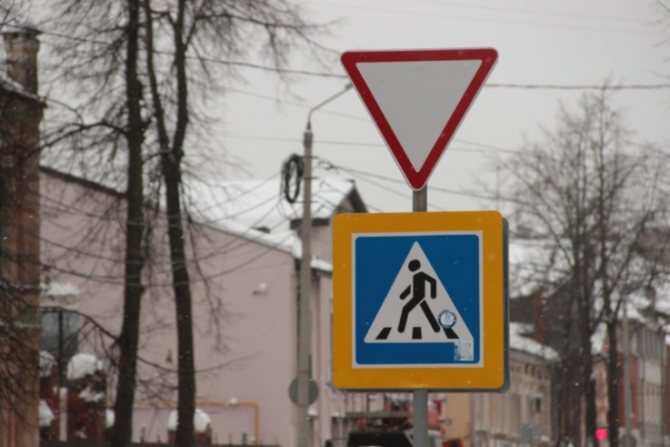
#> input picture images/images/sign2.png, 670 x 447 px
$ python main_image.py
#> lines starting #> are read from the running program, lines starting #| are printed output that depends on the picture; after the words box and inside, x2 and y2 are one past the last pixel; in counts of white or black regions, pixels touching at a corner belong together
import cv2 as cv


img = 'images/images/sign2.png'
try:
    while True:
        image = cv.imread(img)
#> image is the input picture: shape (447, 670, 3); mean B, G, R 122.2, 127.5, 135.9
        spisok = []

        frame_hsv = cv.cvtColor(image, cv.COLOR_BGR2HSV)
#> frame_hsv: shape (447, 670, 3); mean H, S, V 30.2, 44.5, 139.2

        frame_mask = cv.inRange(frame_hsv, (0, 162, 67), (255, 255, 255))
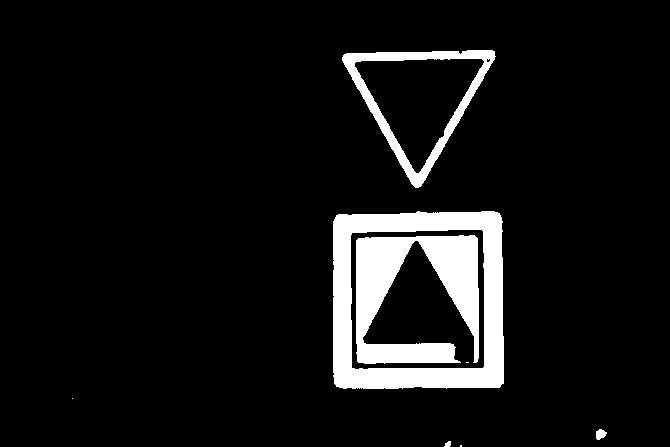
#> frame_mask: shape (447, 670); 8.2% white; 8 white regions (3 under 20 px), largest, box (x1, y1, x2, y2) and area: (333, 211, 504, 389) 11667, (356, 235, 479, 364) 8956, (342, 50, 496, 188) 3703, (596, 429, 607, 440) 85, (444, 441, 451, 447) 31

        frame_dilate = cv.dilate(frame_mask, None, iterations=2)
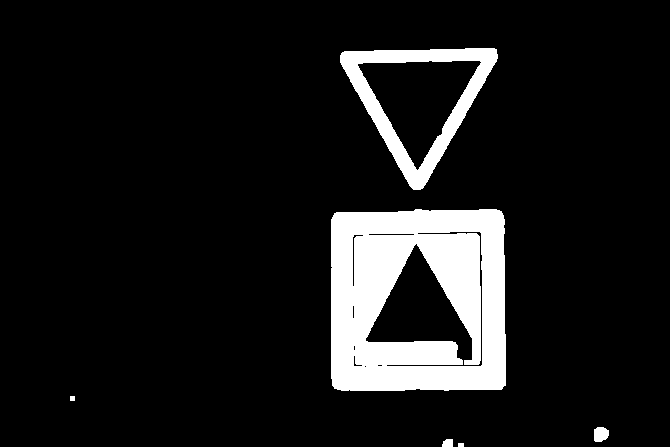
#> frame_dilate: shape (447, 670); 10.5% white; 6 white regions

        contours, hierarchy = cv.findContours(frame_dilate.copy(), cv.RETR_EXTERNAL, cv.CHAIN_APPROX_SIMPLE)
#> contours = 6 contours, 2 with area under 20; largest, box (x1, y1, x2, y2) and area: (331, 209, 506, 391) 30874, (340, 48, 498, 190) 12412, (594, 427, 609, 442) 166, (442, 439, 453, 447) 62
        sort = spisok
        for i in contours:
            area = cv.contourArea(i)

            if 400 < area < 100000:  # можно регулировать дальность
                sort.append(i)
#> this loop made 6 passes
#> area on passes 2, 3, 5, 6: 61.5, 165.5, 30874, 12411.5
#> after the loop, sort = 2 contours; box (x1, y1, x2, y2) and area: (331, 209, 506, 391) 30874, (340, 48, 498, 190) 12412

        cv.drawContours(image, sort, -1, (0, 23, 44), 2)
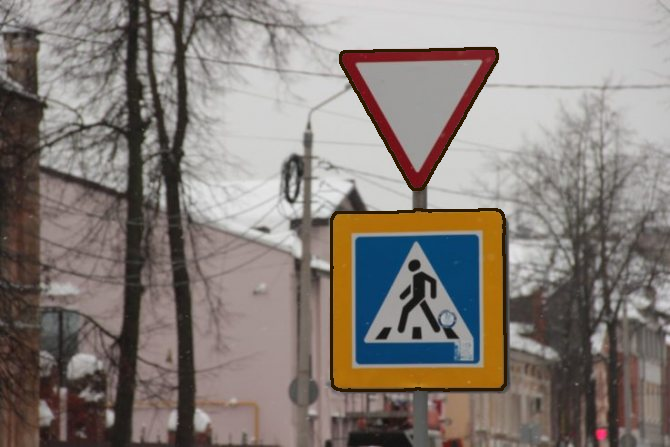
#> image: shape (447, 670, 3); 1.26% of pixels changed, all inside (x1, y1, x2, y2) = (330, 47, 507, 392)


        cv.imshow('frame', image)

        if cv.waitKey(1) == 27:
#> (key Esc is pressed here)
            break


except:
    print('error')
